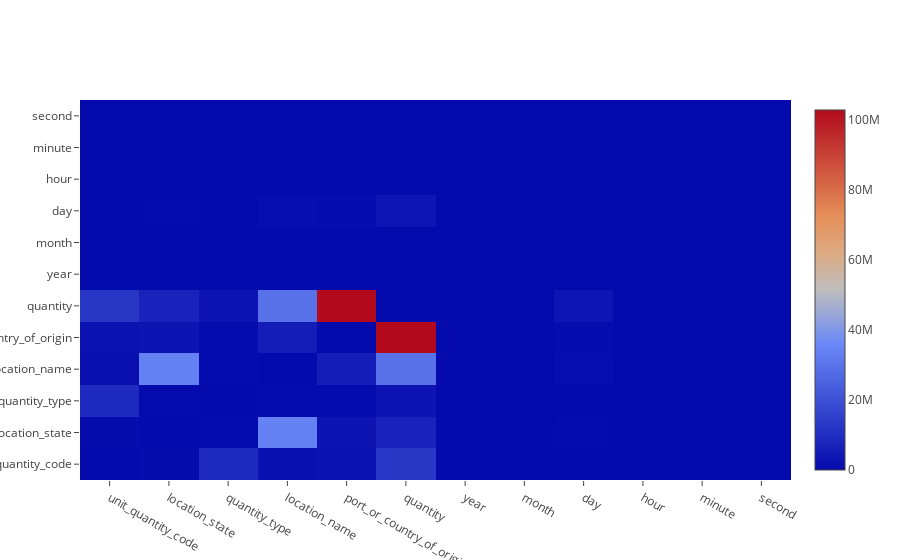

Notebook code for this chart:
### Code cell
trace = Heatmap(z=chi_square_data,
                   x=columns,
                   y=columns,)
heatmap_data=[trace]
plt_offline.iplot(heatmap_data, filename='labelled-heatmap')

### Figure 1 — Plotly figure (JSON) as saved in the notebook; plotly's stock layout.template omitted (floating-point values rounded to 4 significant figures; data arrays with more than 128 entries replaced by an {"elided": "..."} marker saying what was removed)
{"data": [{"type": "heatmap", "x": ["unit_quantity_code", "location_state", "quantity_type", "location_name", "port_or_country_of_origin", "quantity", "year", "month", "day", "hour", "minute", "second"], "y": ["unit_quantity_code", "location_state", "quantity_type", "location_name", "port_or_country_of_origin", "quantity", "year", "month", "day", "hour", "minute", "second"], "z": {"elided": "12x12 float values"}}], "layout": {}}
